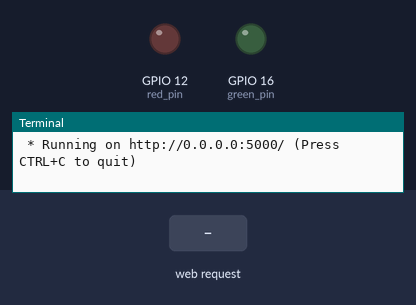
Bench run of a program on a simulated Raspberry Pi (BCM pin numbers). Parts: output pins drawn as LEDs (lit = HIGH), the last lines printed to the terminal. Inputs (shaded band) come from the test bench. The clock reads 2024-03-15 10:24:30 at power-on unless the program sets it.

Above: at 1.2 s.
1.3 s: HTTP request for /led/red/on received
At 2.3 s:
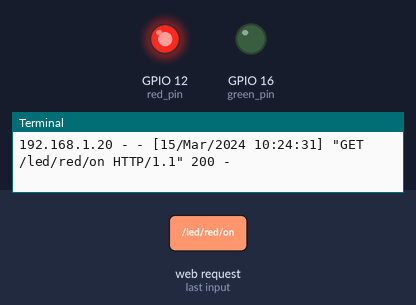
2.8 s: HTTP request for /led/blue/on received
At 3.5 s:
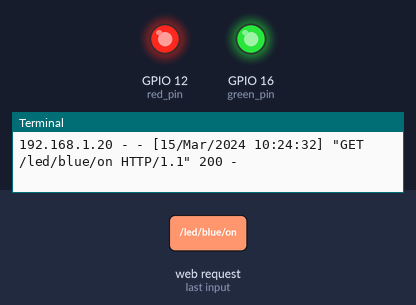
4.3 s: HTTP request for /led/red/off received
At 4.6 s:
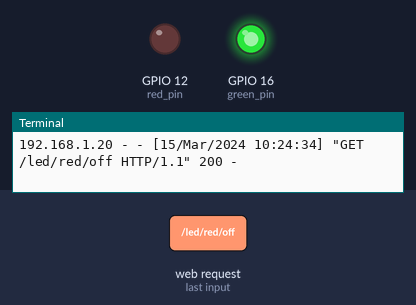
Timing chart, 0 to 7.3 s (numbered marks = the images above; inputs shaded):
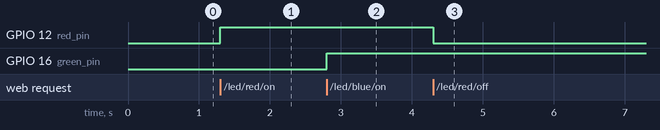

Measured:
- after the input at 1.3 s, GPIO 12 (red_pin): LOW → HIGH at once
- after the input at 2.8 s, GPIO 16 (green_pin): LOW → HIGH at once
- after the input at 4.3 s, GPIO 12 (red_pin): HIGH → LOW at once

The program:

flask_led_Task2.py
```python
from flask import Flask, render_template
import RPi.GPIO as GPIO

red_pin = 12
GPIO.setmode(GPIO.BCM)
GPIO.setup(red_pin, GPIO.OUT)

green_pin = 16
GPIO.setmode(GPIO.BCM)
GPIO.setup(green_pin, GPIO.OUT)

#Flask 객체 생성
#__name__은 파일명
app = Flask(__name__)

#라우팅을 위한 뷰 함수
@app.route("/")
def hello_world():
    return render_template("led2.html")

@app.route("/led/<op1>/<op2>")
def led_op(op1, op2):
    if op1 == "red" and op2 == "on":
        GPIO.output(red_pin, 1)
        return "RED LED ON"
    elif op1 == "red" and op2 == "off":
        GPIO.output(red_pin, 0)
        return "RED LED OFF"

    elif op1 == "blue" and op2 == "on":
        GPIO.output(green_pin, 1)
        return "BLUE LED ON"
    elif op1 == "blue" and op2 == "off":
        GPIO.output(green_pin, 0)
        return "BLUE LED OFF"


# 터미널에서 직접 실행시킨 경우
if __name__ =="__main__":
    try:
        app.run(host="0.0.0.0")
    finally:
        GPIO.cleanup()
```
